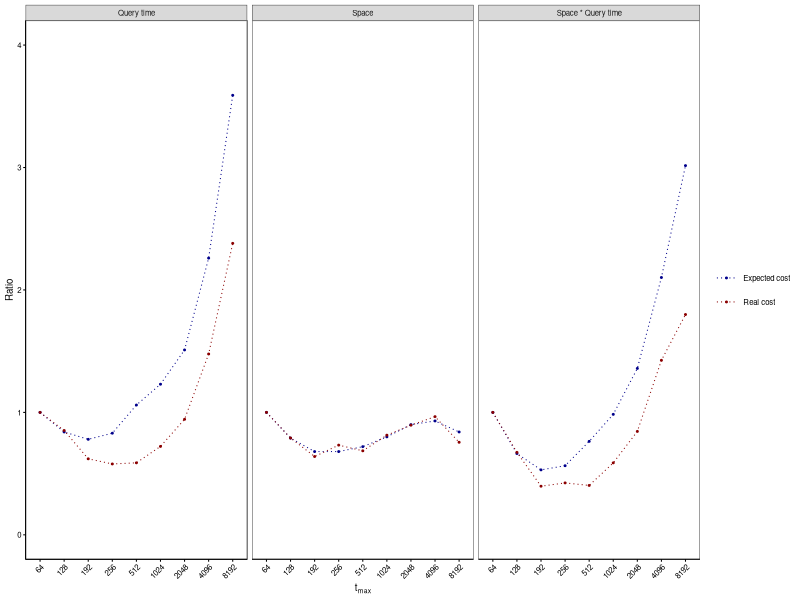

Here is the R script that generated this plot:
# SPDX-FileCopyrightText: 2006-2024 Knut Reinert & Freie Universität Berlin
# SPDX-FileCopyrightText: 2016-2024 Knut Reinert & MPI für molekulare Genetik
# SPDX-License-Identifier: BSD-3-Clause

library(ggplot2)
library(reshape2)
library(here)

table2 <- data.frame(tmax = as.factor(c(64,128, 192,256, 512,1024,2048,4096,8192)),
                     exp_time  = c(1.00, 0.84, 0.78, 0.83, 1.06, 1.23, 1.51, 2.26, 3.59),
                     exp_mem   = c(1.00, 0.79, 0.68, 0.68, 0.72, 0.80, 0.90, 0.93, 0.84),
                     real_mem = c(1.00, 0.790698, 0.639535, 0.732558, 0.686047, 0.813953, 0.895349, 0.965116, 0.755814),
                     real_time = c(0.647888, 0.682035, 0.440796, 0.486141, 0.43423, 0.530725, 0.728071, 1.18781, 1.71542))

table2 <- data.frame(tmax = as.factor(c(64,128, 192,256, 512,1024,2048,4096,8192)),
                     exp_time  = c(1.00, 0.84, 0.78, 0.83, 1.06, 1.23, 1.51, 2.26, 3.59),
                     exp_mem   = c(1.00, 0.79, 0.68, 0.68, 0.72, 0.80, 0.90, 0.93, 0.84),
                     real_mem = c(1.00, 0.790698, 0.639535, 0.732558, 0.686047, 0.813953, 0.895349, 0.965116, 0.755814),
                     real_time = c(0.756273, 0.644432, 0.469482, 0.437686, 0.444667, 0.54607, 0.713417, 1.11696, 1.80044))

table2$real_time <- table2$real_time / table2$real_time[1] # make runtime relative to 64 HIBF

table2 <- cbind(table2, exp_total = table2$exp_time * table2$exp_mem)
table2 <- cbind(table2, real_total = table2$real_time * table2$real_mem)

cor(table2$exp_total, table2$real_total)
cor(table2$exp_mem, table2$real_mem)
cor(table2$exp_time, table2$real_time)

ttable <- t(table2)

melted <- melt(table2)
melted <- cbind(melted, bench = c(rep("Expected cost", 18), rep("Real cost", 18), rep("Expected cost",9), rep("Real cost",9)))
melted <- cbind(melted, versus = c(rep("Query time",9), rep("Space",18), rep("Query time",9), rep("Space * Query time",18)))

colnames(melted) <- c("tmax", "variable", "Ratio", "bench", "versus")

my.colors <- c( "darkblue", "darkred")

gg <- ggplot(melted, aes(x=tmax, y=Ratio, group=variable)) +
  geom_line(linetype=3, aes(col=bench), linewidth=1/.pt) +
  geom_point(aes(col=bench), size=1/.pt) +
  scale_color_manual(values = my.colors) +
  facet_grid(~ versus) +
  coord_cartesian(ylim = c(0, 4)) +
  theme_bw(base_size=7) +
  xlab(expression(t[m][a][x])) +
  theme(axis.line = element_line(colour = "black", linewidth=1/.pt),
        axis.ticks = element_line(colour = "black", linewidth = 1/.pt),
        axis.text.x = element_text(angle=45, hjust=1, colour="black"),
        axis.text.y = element_text(colour = "black"),
        text=element_text(colour="black"),
        plot.title = element_text(face = "bold"),
        panel.grid.major = element_blank(),
        panel.grid.minor = element_blank(),
        legend.title = element_blank())

pdf(here("fig_9_tmax_measurements_tmp.pdf"), width = 5, height = 1.8)
print(gg)
invisible(dev.off())
